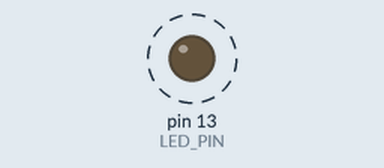
Bench run of a sketch on a simulated Arduino Uno, built with avr-gcc and run on an emulated ATmega328P. Shown: output pins drawn as LEDs (lit = HIGH). Dashed ring = blinking.

Above: at 0.2 s.
Timing chart, 0 to 3.0 s (numbered marks = the images above):
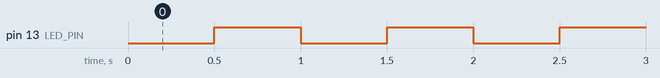

The sketch:

led_blink.ino
```cpp
const int LED_PIN = 13;

unsigned long previousMillis = 0;
const unsigned long interval = 500;

bool ledState = LOW;

void setup() {
  pinMode(LED_PIN, OUTPUT);
}

void loop() {
  unsigned long currentMillis = millis();

  if (currentMillis - previousMillis >= interval) {
    previousMillis = currentMillis;

    ledState = !ledState;
    digitalWrite(LED_PIN, ledState);
  }

  // Other Arduino operations can run here
}
```

Measured:
- by itself, pin 13 (LED_PIN): alternates HIGH for 0.50 s and LOW for 0.50 s
